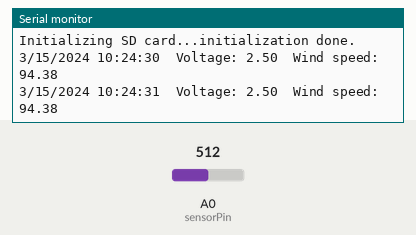
Bench run of a sketch on a simulated Arduino Uno, built with avr-gcc and run on an emulated ATmega328P. On the bench: the last lines printed to the serial monitor. The inputs (shaded band) are chosen by the test bench; at power-on: A0 (sensorPin) = 512. The local clock reads 2024-03-15 10:24:30 at power-on unless the sketch sets it; storage starts empty.

Above: at 1.8 s.
1.9 s: A0 (sensorPin) set to 716
At 2.8 s:
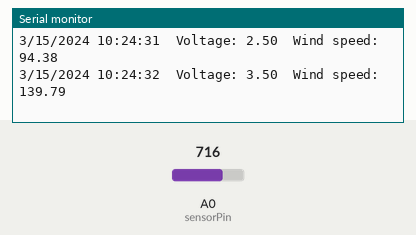
6.0 s: A0 (sensorPin) set to 900
At 6.9 s:
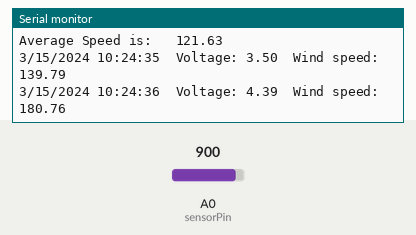
Timing chart, 0 to 9.0 s (numbered marks = the images above; inputs shaded):
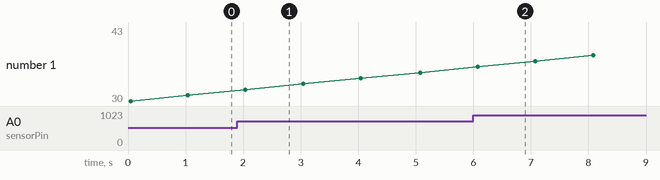

Measured:
- after the input at 1.9 s, the serial monitor: prints a new line after 0.14 s (image 1)
- after the input at 6.0 s, the serial monitor: prints a new line after 0.07 s (image 2)

The sketch:

anenometerTemplate.ino
```cpp
#include <Wire.h>
#include "RTClib.h"
#include <SD.h>
#include <SPI.h>
#define W5200_CS  10
#define SDCARD_CS 4
RTC_DS1307 RTC;

const int sensorPin = A0; //Defines the pin that the anemometer output is connected to
int CS = 4;
int SDPin = A1; //temp
int sensorValue = 0; //Variable stores the value direct from the analog pin
float sensorVoltage = 0; //Variable that stores the voltage (in Volts) from the anemometer being sent to the analog pin
float windSpeed = 0; // Wind speed in meters per second (m/s)

float voltageConversionConstant = .004882814; //This constant maps the value provided from the analog read function, which ranges from 0 to 1023, to actual voltage, which ranges from 0V to 5V
int sensorDelay = 1000; //Delay between sensor readings, measured in milliseconds (ms)


float voltageMin = .43; // Mininum output voltage from anemometer in mV.
float windSpeedMin = 0; // Wind speed in meters/sec corresponding to minimum voltage
int timeX = 5000;
float voltageMax = 2.0; // Maximum output voltage from anemometer in mV.
float windSpeedMax = 32; // Wind speed in meters/sec corresponding to maximum voltage
float sum = 0.0;
int count = 0;
int countThreshold = timeX/sensorDelay;
int currentTime;

File file;

void setup()
{
 currentTime = 0;
 Serial.begin(9600);
    Wire.begin();
    RTC.begin();
  // Check to see if the RTC is keeping time.  If it is, load the time from your computer.
  if (! RTC.isrunning()) {
    Serial.println("RTC is NOT running!");
    // This will reflect the time that your sketch was compiled
    //RTC.adjust(DateTime(__DATE__, __TIME__));
  }
 Serial.print("Initializing SD card...");
    pinMode(W5200_CS, OUTPUT);
    if (!SD.begin(SDCARD_CS)) {
        Serial.println("initialization failed!");
        return;
    }
    Serial.println("initialization done.");
    digitalWrite(SDCARD_CS, HIGH);
    writeToCSV();

 }

void loop() {

if(count >= countThreshold) {
  float avg = sum/count;
  Serial.print("Average Speed is: \t");
  Serial.println(avg);
  averageToSD(avg);
  count = 0;
  sum = 0;
}
sensorValue = analogRead(sensorPin); //Get a value between 0 and 1023 from the analog pin connected to the anemometer

sensorVoltage = sensorValue * voltageConversionConstant; //Convert sensor value to actual voltage

//Convert voltage value to wind speed using range of max and min voltages and wind speed for the anemometer
if (sensorVoltage <= voltageMin){
 windSpeed = 0; //Check if voltage is below minimum value. If so, set wind speed to zero.
}else {
  windSpeed = (sensorVoltage - voltageMin)*windSpeedMax/(voltageMax - voltageMin); //For voltages above minimum value, use the linear relationship to calculate wind speed.
}

 //Print voltage and windspeed to serial
  printTime();
  Serial.print("\tVoltage: ");
  Serial.print(sensorVoltage);
  Serial.print("\t");
  Serial.print("Wind speed: ");
  float mphSpeed = mphConversion(windSpeed);
  Serial.println(mphSpeed);
  sum += mphSpeed;

  count++;
  delay(sensorDelay);
  currentTime += 1;

}

void printTime() {
    DateTime now = RTC.now();
    Serial.print(now.month(), DEC);
    Serial.print('/');
    Serial.print(now.day(), DEC);
    Serial.print('/');
    Serial.print(now.year(), DEC);
    Serial.print(' ');
    if(now.hour()<10) Serial.print("0");
    Serial.print(now.hour(), DEC);
    Serial.print(':');
    if(now.minute()<10) Serial.print("0");
    Serial.print(now.minute(), DEC);
    Serial.print(':');
    if(now.second()<10) Serial.print("0");
    Serial.print(now.second(), DEC);
}
void writeToCSV() {
    file.println("Date,Time,Speed (MPH),");
}

void printDateSD() {
    DateTime now = RTC.now();
    file.print(now.month(), DEC);
    file.print('/');
    file.print(now.day(), DEC);
    file.print('/');
    file.print(now.year(), DEC);
    file.print(',');
}

void printTimeSD() {
    DateTime now = RTC.now();

    if(now.hour()<10) file.print("0");
    file.print(now.hour(), DEC);
    file.print(':');
    if(now.minute()<10) file.print("0");
    file.print(now.minute(), DEC);
    file.print(':');
    if(now.second()<10) file.print("0");
    file.print(now.second(), DEC);
    file.print(',');
}

void averageToSD(float mph) {
    file = SD.open("windData.txt");
    if (file) {
     String string1 = file.readStringUntil('\n');
        string1.trim();
        if(!string1.equals("Date,Time,Speed (MPH),")){
          SD.remove("windData.txt");
          file.close();
          file = SD.open("windData.txt", FILE_WRITE);
          writeToCSV();
        }
        file.close();
    }

    file = SD.open("windData.txt", FILE_WRITE);
    if (file) {
        printDateSD();
        printTimeSD();
        file.print(mph);
        file.println(',');
        file.close();
    } else
        Serial.println("error opening test.txt");
}

void writeToSD(float mph) {
    file = SD.open("windData.txt", FILE_WRITE);
    if (file) {
        file.print("MPH: ");
        file.println(mph);
        file.close();
    } else
        Serial.println("error opening test.txt");
}

float mphConversion(float windSpeed) {
  return windSpeed * 2.23694;
}
```
